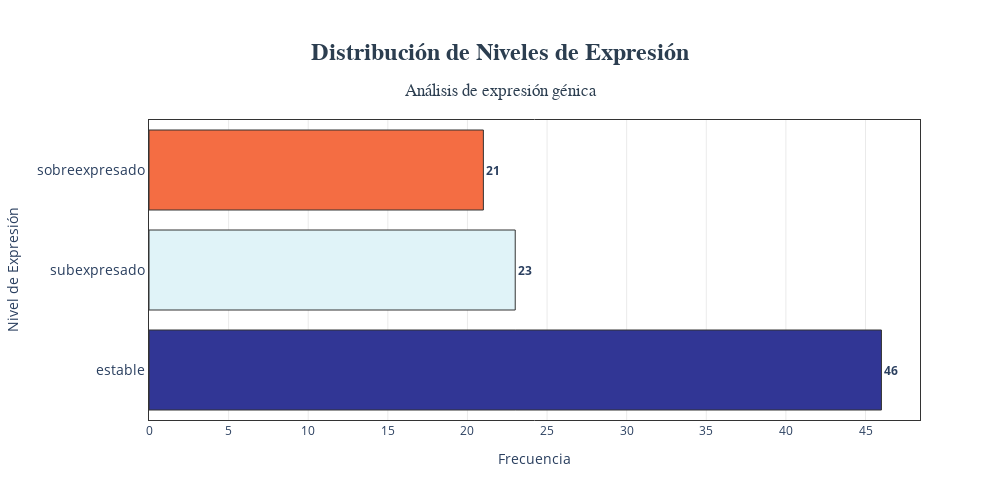

The notebook cell saved with this chart:
### Markdown cell above
### Visualización de la distribución de niveles de expresión

> Aplica para las lista de genes

Antes de iniciar el enriquecimiento, veamos la distribución de los niveles de expresión

### Code cell
import plotly.graph_objects as go
from plotly.colors import sample_colorscale

# Orden deseado de las categorías
orden_niveles = ['estable', 'subexpresado',  'sobreexpresado']

# Calcular frecuencias y reindexar
expression_counts = df_combined_expresion['nivel_expresion'].value_counts()
expression_counts = expression_counts.reindex(orden_niveles, fill_value=0)

# Generar colores usando escala divergente nativa de Plotly
colors = sample_colorscale('RdYlBu_r', [0.0, 0.4, 0.8])  # Azul -> Amarillo -> Rojo

# Crear gráfico interactivo
fig = go.Figure()

fig.add_trace(
    go.Bar(
        y=expression_counts.index,
        x=expression_counts.values,
        orientation='h',
        marker=dict(
            color=colors,
            line=dict(color='#333', width=1)
        ),
        text=expression_counts.values,
        texttemplate='<b>%{text}</b>',
        textposition='outside',
        hovertemplate=(
            "<b>%{y}</b><br>"
            "Frecuencia: %{x}<br>"
            "<extra></extra>"
        )
    )
)

# Personalización avanzada
fig.update_layout(
    title=dict(
        text='<b>Distribución de Niveles de Expresión</b><br><sub>Análisis de expresión génica</sub>',
        x=0.5,
        font=dict(size=24, family='Times New Roman', color='#2C3E50'),
    ),
    xaxis=dict(
        title='Frecuencia',
        showgrid=True,
        gridcolor='rgba(150,150,150,0.2)',
        linecolor='#333',
        mirror=True,
        zeroline=False
    ),
    yaxis=dict(
        title='Nivel de Expresión',
        type='category',
        linecolor='#333',
        mirror=True,
        tickfont=dict(size=14)
    ),
    plot_bgcolor='white',
    height=500,
    width=1000,
    margin=dict(t=120, b=80, l=120),
    hoverlabel=dict(
        bgcolor='white',
        font_size=14,
        bordercolor='#333'
    )
)

fig.show()

guardar_grafico(fig, 'distribucion_niveles_expresion.png')

### Figure 1 — Plotly figure (JSON) as saved in the notebook; plotly's stock layout.template omitted (floating-point values rounded to 4 significant figures)
{"data": [{"hovertemplate": "<b>%{y}</b><br>Frecuencia: %{x}<br><extra></extra>", "marker": {"color": ["rgb(49, 54, 149)", "rgb(224, 243, 248)", "rgb(244, 109, 67)"], "line": {"color": "#333", "width": 1}}, "orientation": "h", "text": [46, 23, 21], "textposition": "outside", "texttemplate": "<b>%{text}</b>", "type": "bar", "x": [46, 23, 21], "y": ["estable", "subexpresado", "sobreexpresado"]}], "layout": {"height": 500, "hoverlabel": {"bgcolor": "white", "bordercolor": "#333", "font": {"size": 14}}, "margin": {"b": 80, "l": 120, "t": 120}, "plot_bgcolor": "white", "title": {"font": {"color": "#2C3E50", "family": "Times New Roman", "size": 24}, "text": "<b>Distribución de Niveles de Expresión</b><br><sub>Análisis de expresión génica</sub>", "x": 0.5}, "width": 1000, "xaxis": {"gridcolor": "rgba(150,150,150,0.2)", "linecolor": "#333", "mirror": true, "showgrid": true, "title": {"text": "Frecuencia"}, "zeroline": false}, "yaxis": {"linecolor": "#333", "mirror": true, "tickfont": {"size": 14}, "title": {"text": "Nivel de Expresión"}, "type": "category"}}}
